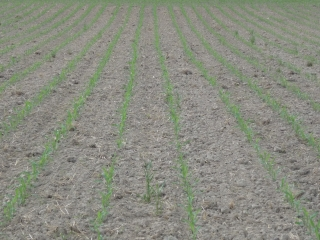
#> input picture data/CRBD/Images/crop_row_200.JPG, 320 x 240 px
$ python cv_test.py
#> lines starting #> are read from the running program, lines starting #| are printed output that depends on the picture; after the words box and inside, x2 and y2 are one past the last pixel; in counts of white or black regions, pixels touching at a corner belong together
import cv2 as cv
from skimage.draw import line as skidline
from scipy.signal import argrelextrema, savgol_filter
import numpy as np
import matplotlib.pyplot as plt

img = cv.imread("./data/CRBD/Images/crop_row_200.JPG", flags=cv.IMREAD_COLOR)
#> img is the input picture: shape (240, 320, 3); mean B, G, R 128.4, 140.4, 137.8

h_low = 40
h_upper = 80
s_low = 50
s_upper = 215
v_low = 60
v_upper = 200

hsv_image = cv.cvtColor(img, cv.COLOR_BGR2HSV)
#> hsv_image: shape (240, 320, 3); mean H, S, V 29.9, 24.6, 142
hsv_binary_image = cv.inRange(
    hsv_image,
    (h_low, s_low, v_low),
    (h_upper, s_upper, v_upper)
)
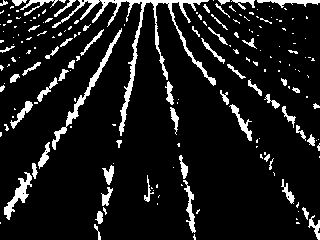
#> hsv_binary_image: shape (240, 320); 10.2% white; 186 white regions (126 under 20 px), largest, box (x1, y1, x2, y2) and area: (52, 0, 216, 136) 1876, (52, 28, 122, 150) 643, (4, 172, 32, 220) 404

# adaptive_img = cv.adaptiveThreshold(hsv_image, 255, cv.ADAPTIVE_THRESH_GAUSSIAN_C, cv.THRESH_BINARY, 11, 2)

(height, width) = hsv_binary_image.shape[:2]
#> height = 240; width = 320
print(height, width)
#| 240 320

mask = np.zeros((height, width))
best_count = np.zeros(width)
#> best_count = 320 values from 0 to 0
best_top = np.zeros(width)
#> best_top = 320 values from 0 to 0
# best_rr = np.zeros((width, height))
# best_cc = np.zeros((width, height))

for bottom in range(width):
    for top in range(width):
        rr, cc = skidline(height - 1, bottom, 0, top)
        count = cv.countNonZero(hsv_binary_image[rr,cc])
        if count > best_count[bottom]:
            best_top[bottom] = top
            best_count[bottom] = count

    # if best_count[bottom] > 60:
    # mask[best_rr, best_cc] = best_count[bottom]
#> (the run stopped early here; a loop or call above may not have finished)

$ run again, with data/CRBD/Images/crop_row_002.JPG copied over data/CRBD/Images/crop_row_200.JPG
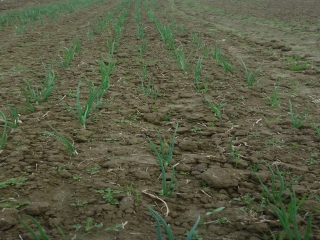
#> input picture data/CRBD/Images/crop_row_002.JPG, 320 x 240 px
#> img is the input picture: shape (240, 320, 3); mean B, G, R 68.5, 91.7, 89.3
#> hsv_image: shape (240, 320, 3); mean H, S, V 31.9, 73.3, 94.2
#> `hsv_binary_image = cv.inRange( hsv_image, (h_low, s_low, v_low), (h_up..`:
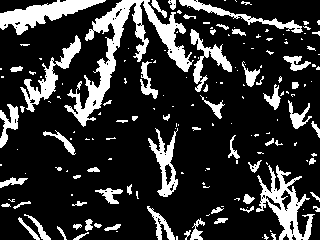
#> hsv_binary_image: shape (240, 320); 19.8% white; 174 white regions (109 under 20 px), largest, box (x1, y1, x2, y2) and area: (64, 0, 194, 127) 3665, (256, 165, 315, 240) 1587, (0, 0, 106, 35) 1501
#| 240 320

$ run again, with data/CRBD/Images/crop_row_004.jpg copied over data/CRBD/Images/crop_row_200.JPG
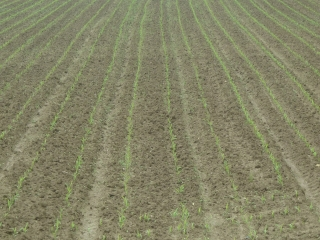
#> input picture data/CRBD/Images/crop_row_004.jpg, 320 x 240 px
#> img is the input picture: shape (240, 320, 3); mean B, G, R 102.8, 132.5, 133.1
#> hsv_image: shape (240, 320, 3); mean H, S, V 29, 61.1, 135.1
#> `hsv_binary_image = cv.inRange( hsv_image, (h_low, s_low, v_low), (h_up..`:
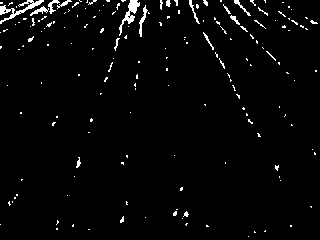
#> hsv_binary_image: shape (240, 320); 2.6% white in thin lines or dots
#| 240 320

$ run again, with data/CRBD/Images/crop_row_006.JPG copied over data/CRBD/Images/crop_row_200.JPG
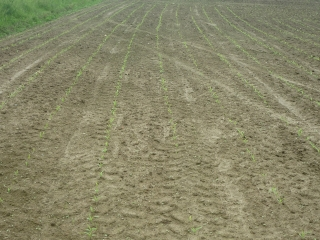
#> input picture data/CRBD/Images/crop_row_006.JPG, 320 x 240 px
#> img is the input picture: shape (240, 320, 3); mean B, G, R 105.3, 135, 137.1
#> hsv_image: shape (240, 320, 3); mean H, S, V 28.2, 62.2, 138.9
#> `hsv_binary_image = cv.inRange( hsv_image, (h_low, s_low, v_low), (h_up..`:
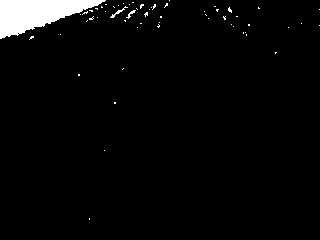
#> hsv_binary_image: shape (240, 320); 3.3% white; 59 white regions (56 under 20 px), largest, box (x1, y1, x2, y2) and area: (0, 0, 106, 39) 2269, (110, 6, 128, 18) 41, (126, 10, 136, 19) 28
#| 240 320
